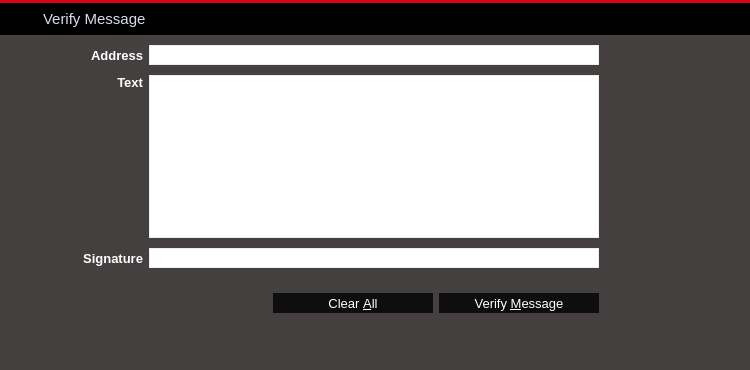
<?xml version="1.0" encoding="UTF-8"?>
<ui version="4.0">
 <class>VerifyMessagePage</class>
 <widget class="QWidget" name="VerifyMessagePage">
  <property name="geometry">
   <rect>
    <x>0</x>
    <y>0</y>
    <width>750</width>
    <height>370</height>
   </rect>
  </property>
  <property name="palette">
   <palette>
    <active>
     <colorrole role="Button">
      <brush brushstyle="SolidPattern">
       <color alpha="255">
        <red>233</red>
        <green>217</green>
        <blue>216</blue>
       </color>
      </brush>
     </colorrole>
     <colorrole role="Base">
      <brush brushstyle="SolidPattern">
       <color alpha="255">
        <red>233</red>
        <green>217</green>
        <blue>216</blue>
       </color>
      </brush>
     </colorrole>
     <colorrole role="Window">
      <brush brushstyle="SolidPattern">
       <color alpha="255">
        <red>233</red>
        <green>217</green>
        <blue>216</blue>
       </color>
      </brush>
     </colorrole>
     <colorrole role="Highlight">
      <brush brushstyle="SolidPattern">
       <color alpha="255">
        <red>235</red>
        <green>235</green>
        <blue>235</blue>
       </color>
      </brush>
     </colorrole>
     <colorrole role="HighlightedText">
      <brush brushstyle="SolidPattern">
       <color alpha="255">
        <red>171</red>
        <green>127</green>
        <blue>130</blue>
       </color>
      </brush>
     </colorrole>
    </active>
    <inactive>
     <colorrole role="Button">
      <brush brushstyle="SolidPattern">
       <color alpha="255">
        <red>233</red>
        <green>217</green>
        <blue>216</blue>
       </color>
      </brush>
     </colorrole>
     <colorrole role="Base">
      <brush brushstyle="SolidPattern">
       <color alpha="255">
        <red>233</red>
        <green>217</green>
        <blue>216</blue>
       </color>
      </brush>
     </colorrole>
     <colorrole role="Window">
      <brush brushstyle="SolidPattern">
       <color alpha="255">
        <red>233</red>
        <green>217</green>
        <blue>216</blue>
       </color>
      </brush>
     </colorrole>
     <colorrole role="Highlight">
      <brush brushstyle="SolidPattern">
       <color alpha="255">
        <red>235</red>
        <green>235</green>
        <blue>235</blue>
       </color>
      </brush>
     </colorrole>
     <colorrole role="HighlightedText">
      <brush brushstyle="SolidPattern">
       <color alpha="255">
        <red>171</red>
        <green>127</green>
        <blue>130</blue>
       </color>
      </brush>
     </colorrole>
    </inactive>
    <disabled>
     <colorrole role="Button">
      <brush brushstyle="SolidPattern">
       <color alpha="255">
        <red>233</red>
        <green>217</green>
        <blue>216</blue>
       </color>
      </brush>
     </colorrole>
     <colorrole role="Base">
      <brush brushstyle="SolidPattern">
       <color alpha="255">
        <red>233</red>
        <green>217</green>
        <blue>216</blue>
       </color>
      </brush>
     </colorrole>
     <colorrole role="Window">
      <brush brushstyle="SolidPattern">
       <color alpha="255">
        <red>233</red>
        <green>217</green>
        <blue>216</blue>
       </color>
      </brush>
     </colorrole>
     <colorrole role="Highlight">
      <brush brushstyle="SolidPattern">
       <color alpha="255">
        <red>240</red>
        <green>240</green>
        <blue>240</blue>
       </color>
      </brush>
     </colorrole>
     <colorrole role="HighlightedText">
      <brush brushstyle="SolidPattern">
       <color alpha="255">
        <red>171</red>
        <green>127</green>
        <blue>130</blue>
       </color>
      </brush>
     </colorrole>
    </disabled>
   </palette>
  </property>
  <property name="windowTitle">
   <string>Form</string>
  </property>
  <property name="styleSheet">
   <string notr="true">QLineEdit {
	border: 1px solid #ededed;
}
</string>
  </property>
  <layout class="QVBoxLayout" name="verticalLayout_3">
   <property name="spacing">
    <number>0</number>
   </property>
   <property name="margin">
    <number>0</number>
   </property>
   <item>
    <widget class="Line" name="lineBeforeAddressBook_3">
     <property name="styleSheet">
      <string notr="true">background-color: #d80317;</string>
     </property>
     <property name="frameShadow">
      <enum>QFrame::Raised</enum>
     </property>
     <property name="lineWidth">
      <number>0</number>
     </property>
     <property name="orientation">
      <enum>Qt::Horizontal</enum>
     </property>
    </widget>
   </item>
   <item>
    <widget class="QWidget" name="wHeader" native="true">
     <property name="minimumSize">
      <size>
       <width>0</width>
       <height>32</height>
      </size>
     </property>
     <property name="maximumSize">
      <size>
       <width>16777215</width>
       <height>32</height>
      </size>
     </property>
     <property name="styleSheet">
      <string notr="true">#wHeader {
	background-color: black;
}</string>
     </property>
     <property name="is_header" stdset="0">
      <bool>true</bool>
     </property>
     <layout class="QHBoxLayout" name="horizontalLayout_20">
      <property name="margin">
       <number>0</number>
      </property>
      <item>
       <spacer name="horizontalSpacer_28">
        <property name="orientation">
         <enum>Qt::Horizontal</enum>
        </property>
        <property name="sizeType">
         <enum>QSizePolicy::Fixed</enum>
        </property>
        <property name="sizeHint" stdset="0">
         <size>
          <width>7</width>
          <height>20</height>
         </size>
        </property>
       </spacer>
      </item>
      <item>
       <widget class="QLabel" name="label_37">
        <property name="sizePolicy">
         <sizepolicy hsizetype="Preferred" vsizetype="Preferred">
          <horstretch>0</horstretch>
          <verstretch>0</verstretch>
         </sizepolicy>
        </property>
        <property name="minimumSize">
         <size>
          <width>30</width>
          <height>30</height>
         </size>
        </property>
        <property name="maximumSize">
         <size>
          <width>30</width>
          <height>30</height>
         </size>
        </property>
        <property name="text">
         <string/>
        </property>
        <property name="pixmap">
         <pixmap resource="../res.qrc">:/res/verify_sign.png</pixmap>
        </property>
       </widget>
      </item>
      <item>
       <widget class="QLabel" name="label_38">
        <property name="font">
         <font>
          <pointsize>11</pointsize>
          <stylestrategy>PreferAntialias</stylestrategy>
         </font>
        </property>
        <property name="styleSheet">
         <string notr="true">QLabel {
	color: #D8DFE9;
}</string>
        </property>
        <property name="text">
         <string>Verify Message</string>
        </property>
       </widget>
      </item>
     </layout>
    </widget>
   </item>
   <item>
    <widget class="QWidget" name="wContainer" native="true">
     <property name="styleSheet">
      <string notr="true">#wContainer {
	background-color: rgba(0, 0, 0, 180);
}</string>
     </property>
     <layout class="QVBoxLayout" name="verticalLayout_2">
      <property name="spacing">
       <number>0</number>
      </property>
      <property name="margin">
       <number>0</number>
      </property>
      <item>
       <layout class="QHBoxLayout" name="horizontalLayout" stretch="1,7,1">
        <property name="spacing">
         <number>0</number>
        </property>
        <item>
         <spacer name="horizontalSpacer_29">
          <property name="orientation">
           <enum>Qt::Horizontal</enum>
          </property>
          <property name="sizeHint" stdset="0">
           <size>
            <width>136</width>
            <height>216</height>
           </size>
          </property>
         </spacer>
        </item>
        <item>
         <layout class="QVBoxLayout" name="verticalLayout">
          <item>
           <layout class="QGridLayout" name="gridLayout_5">
            <property name="topMargin">
             <number>6</number>
            </property>
            <property name="bottomMargin">
             <number>3</number>
            </property>
            <property name="spacing">
             <number>6</number>
            </property>
            <item row="0" column="3">
             <widget class="QLabel" name="label">
              <property name="minimumSize">
               <size>
                <width>28</width>
                <height>0</height>
               </size>
              </property>
              <property name="font">
               <font>
                <pointsize>10</pointsize>
                <weight>75</weight>
                <bold>true</bold>
               </font>
              </property>
              <property name="text">
               <string/>
              </property>
              <property name="alignment">
               <set>Qt::AlignCenter</set>
              </property>
              <property name="wordWrap">
               <bool>false</bool>
              </property>
             </widget>
            </item>
            <item row="2" column="0">
             <widget class="QLabel" name="label_40">
              <property name="font">
               <font>
                <pointsize>10</pointsize>
                <weight>75</weight>
                <bold>true</bold>
               </font>
              </property>
              <property name="styleSheet">
               <string notr="true">QLabel {
	color: #FFFFFF;
}</string>
              </property>
              <property name="text">
               <string>Signature</string>
              </property>
              <property name="alignment">
               <set>Qt::AlignRight|Qt::AlignTrailing|Qt::AlignVCenter</set>
              </property>
              <property name="margin">
               <number>5</number>
              </property>
             </widget>
            </item>
            <item row="2" column="1">
             <widget class="QValidatedLineEdit" name="signatureIn_VM">
              <property name="minimumSize">
               <size>
                <width>0</width>
                <height>20</height>
               </size>
              </property>
              <property name="font">
               <font>
                <pointsize>10</pointsize>
               </font>
              </property>
              <property name="readOnly">
               <bool>false</bool>
              </property>
             </widget>
            </item>
            <item row="1" column="0">
             <widget class="QLabel" name="label_41">
              <property name="font">
               <font>
                <pointsize>10</pointsize>
                <weight>75</weight>
                <bold>true</bold>
               </font>
              </property>
              <property name="styleSheet">
               <string notr="true">QLabel {
	color: #FFFFFF;
}</string>
              </property>
              <property name="text">
               <string>Text</string>
              </property>
              <property name="alignment">
               <set>Qt::AlignRight|Qt::AlignTop|Qt::AlignTrailing</set>
              </property>
              <property name="margin">
               <number>5</number>
              </property>
             </widget>
            </item>
            <item row="1" column="1">
             <widget class="QPlainTextEdit" name="messageIn_VM">
              <property name="font">
               <font>
                <pointsize>10</pointsize>
               </font>
              </property>
              <property name="styleSheet">
               <string notr="true">QPlainTextEdit {
	border: 1px solid #ededed;
}</string>
              </property>
              <property name="plainText">
               <string/>
              </property>
              <property name="backgroundVisible">
               <bool>false</bool>
              </property>
             </widget>
            </item>
            <item row="0" column="0">
             <widget class="QLabel" name="label_39">
              <property name="font">
               <font>
                <pointsize>10</pointsize>
                <weight>75</weight>
                <bold>true</bold>
               </font>
              </property>
              <property name="styleSheet">
               <string notr="true">QLabel {
	color: #FFFFFF;
}</string>
              </property>
              <property name="text">
               <string>Address</string>
              </property>
              <property name="alignment">
               <set>Qt::AlignRight|Qt::AlignTrailing|Qt::AlignVCenter</set>
              </property>
              <property name="margin">
               <number>5</number>
              </property>
             </widget>
            </item>
            <item row="0" column="1">
             <widget class="QValidatedLineEdit" name="addressIn_VM">
              <property name="minimumSize">
               <size>
                <width>0</width>
                <height>20</height>
               </size>
              </property>
              <property name="font">
               <font>
                <pointsize>10</pointsize>
               </font>
              </property>
              <property name="toolTip">
               <string>The address the message was signed with (e.g. MNS17iag9jJgTHD1VXjvLCEnZuQ3rJDE9L)</string>
              </property>
              <property name="maxLength">
               <number>34</number>
              </property>
             </widget>
            </item>
            <item row="0" column="2">
             <widget class="QPushButton" name="addressBookButton_VM">
              <property name="minimumSize">
               <size>
                <width>28</width>
                <height>28</height>
               </size>
              </property>
              <property name="maximumSize">
               <size>
                <width>28</width>
                <height>28</height>
               </size>
              </property>
              <property name="toolTip">
               <string>Choose an address from the address book</string>
              </property>
              <property name="styleSheet">
               <string notr="true">QPushButton {
	border: 0px solid gray;
	image: url(:/res/addressbook/normal.png);
}

QPushButton:!enabled {
	image: url(:/res/addressbook/disabled.png);
}

QPushButton:pressed:flat {
	image: url(:/res/addressbook/pressed.png);
}

QPushButton:hover {
	image: url(:/res/addressbook/hover.png);
}</string>
              </property>
              <property name="shortcut">
               <string>Alt+A</string>
              </property>
              <property name="flat">
               <bool>true</bool>
              </property>
             </widget>
            </item>
            <item row="2" column="2">
             <widget class="QLabel" name="label_2">
              <property name="minimumSize">
               <size>
                <width>28</width>
                <height>28</height>
               </size>
              </property>
              <property name="font">
               <font>
                <pointsize>10</pointsize>
                <weight>75</weight>
                <bold>true</bold>
               </font>
              </property>
              <property name="text">
               <string/>
              </property>
              <property name="alignment">
               <set>Qt::AlignCenter</set>
              </property>
              <property name="wordWrap">
               <bool>false</bool>
              </property>
             </widget>
            </item>
           </layout>
          </item>
          <item>
           <widget class="QLabel" name="statusLabel_VM">
            <property name="font">
             <font>
              <pointsize>10</pointsize>
              <weight>75</weight>
              <bold>true</bold>
             </font>
            </property>
            <property name="text">
             <string/>
            </property>
            <property name="alignment">
             <set>Qt::AlignCenter</set>
            </property>
            <property name="wordWrap">
             <bool>true</bool>
            </property>
           </widget>
          </item>
          <item>
           <widget class="QWidget" name="wAcceptHolder" native="true">
            <property name="minimumSize">
             <size>
              <width>0</width>
              <height>26</height>
             </size>
            </property>
            <layout class="QHBoxLayout" name="horizontalLayout_22">
             <property name="margin">
              <number>0</number>
             </property>
             <item>
              <spacer name="horizontalSpacer_30">
               <property name="orientation">
                <enum>Qt::Horizontal</enum>
               </property>
               <property name="sizeHint" stdset="0">
                <size>
                 <width>40</width>
                 <height>20</height>
                </size>
               </property>
              </spacer>
             </item>
             <item>
              <widget class="QPushButton" name="clearButton_VM">
               <property name="minimumSize">
                <size>
                 <width>160</width>
                 <height>20</height>
                </size>
               </property>
               <property name="maximumSize">
                <size>
                 <width>160</width>
                 <height>20</height>
                </size>
               </property>
               <property name="font">
                <font>
                 <pointsize>10</pointsize>
                 <stylestrategy>PreferAntialias</stylestrategy>
                </font>
               </property>
               <property name="toolTip">
                <string>Reset all verify message fields</string>
               </property>
               <property name="styleSheet">
                <string notr="true">QPushButton {
	background-color: rgba(0, 0, 0, 200);
	color: #FFFFFF;
	border: 0px solid gray;
	max-height: 20px;
	min-height: 20px;
	max-width: 160px;
	min-width: 160px;
}

QPushButton:hover {
	background-color: #d80317;
}

QPushButton:pressed:flat {
	background-color: #d80317;
}</string>
               </property>
               <property name="text">
                <string>Clear &amp;All</string>
               </property>
               <property name="flat">
                <bool>true</bool>
               </property>
              </widget>
             </item>
             <item>
              <widget class="QPushButton" name="verifyMessageButton_VM">
               <property name="font">
                <font>
                 <pointsize>10</pointsize>
                 <stylestrategy>PreferAntialias</stylestrategy>
                </font>
               </property>
               <property name="toolTip">
                <string>Verify the message to ensure it was signed with the specified Blazecoin address</string>
               </property>
               <property name="styleSheet">
                <string notr="true">QPushButton {
	background-color: rgba(0, 0, 0, 200);
	color: #FFFFFF;
	border: 0px solid gray;
	max-height: 20px;
	min-height: 20px;
	max-width: 160px;
	min-width: 160px;
}

QPushButton:hover {
	background-color: #d80317;
}

QPushButton:pressed:flat {
	background-color: #d80317;
}</string>
               </property>
               <property name="text">
                <string>Verify &amp;Message</string>
               </property>
               <property name="flat">
                <bool>true</bool>
               </property>
              </widget>
             </item>
             <item>
              <spacer name="horizontalSpacer">
               <property name="orientation">
                <enum>Qt::Horizontal</enum>
               </property>
               <property name="sizeType">
                <enum>QSizePolicy::Fixed</enum>
               </property>
               <property name="sizeHint" stdset="0">
                <size>
                 <width>68</width>
                 <height>20</height>
                </size>
               </property>
              </spacer>
             </item>
            </layout>
           </widget>
          </item>
         </layout>
        </item>
        <item>
         <spacer name="horizontalSpacer_31">
          <property name="orientation">
           <enum>Qt::Horizontal</enum>
          </property>
          <property name="sizeHint" stdset="0">
           <size>
            <width>136</width>
            <height>20</height>
           </size>
          </property>
         </spacer>
        </item>
       </layout>
      </item>
      <item>
       <spacer name="verticalSpacer">
        <property name="orientation">
         <enum>Qt::Vertical</enum>
        </property>
        <property name="sizeHint" stdset="0">
         <size>
          <width>20</width>
          <height>82</height>
         </size>
        </property>
       </spacer>
      </item>
     </layout>
    </widget>
   </item>
  </layout>
 </widget>
 <customwidgets>
  <customwidget>
   <class>QValidatedLineEdit</class>
   <extends>QLineEdit</extends>
   <header>qvalidatedlineedit.h</header>
  </customwidget>
 </customwidgets>
 <resources>
  <include location="../res.qrc"/>
 </resources>
 <connections/>
</ui>
